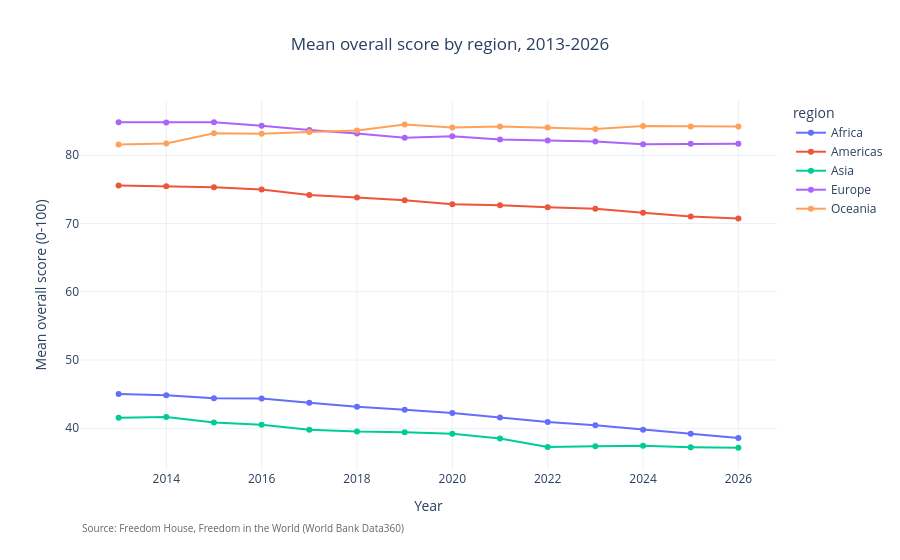

This figure's notebook cell:
### Markdown cell above
## 4. Question 2 — regional trends

**Question:** how have the regions evolved since 2013?

**Method:** one line per region, mean overall score per year.

### Code cell
region_means = total.groupby(['region', 'Year'])['Score'].mean().reset_index()

fig = create_multi_trend_chart(
    region_means,
    title='Mean overall score by region, 2013-2026',
    y_label='Mean overall score (0-100)',
    group_col='region',
)
fig.show()

### Figure 1 — Plotly figure (JSON) as saved in the notebook; plotly's stock layout.template omitted (floating-point values rounded to 4 significant figures)
{"data": [{"hovertemplate": "region=Africa<br>Year=%{x}<br>Mean overall score (0-100)=%{y}<extra></extra>", "legendgroup": "Africa", "line": {"color": "#636efa", "dash": "solid"}, "marker": {"symbol": "circle"}, "mode": "lines+markers", "name": "Africa", "orientation": "v", "showlegend": true, "type": "scatter", "x": [2013, 2014, 2015, 2016, 2017, 2018, 2019, 2020, 2021, 2022, 2023, 2024, 2025, 2026], "xaxis": "x", "y": [45.02, 44.85, 44.41, 44.35, 43.74, 43.15, 42.72, 42.24, 41.59, 40.93, 40.44, 39.8, 39.2, 38.56], "yaxis": "y"}, {"hovertemplate": "region=Americas<br>Year=%{x}<br>Mean overall score (0-100)=%{y}<extra></extra>", "legendgroup": "Americas", "line": {"color": "#EF553B", "dash": "solid"}, "marker": {"symbol": "circle"}, "mode": "lines+markers", "name": "Americas", "orientation": "v", "showlegend": true, "type": "scatter", "x": [2013, 2014, 2015, 2016, 2017, 2018, 2019, 2020, 2021, 2022, 2023, 2024, 2025, 2026], "xaxis": "x", "y": [75.58, 75.44, 75.33, 74.97, 74.17, 73.83, 73.43, 72.83, 72.69, 72.4, 72.17, 71.57, 71.03, 70.74], "yaxis": "y"}, {"hovertemplate": "region=Asia<br>Year=%{x}<br>Mean overall score (0-100)=%{y}<extra></extra>", "legendgroup": "Asia", "line": {"color": "#00cc96", "dash": "solid"}, "marker": {"symbol": "circle"}, "mode": "lines+markers", "name": "Asia", "orientation": "v", "showlegend": true, "type": "scatter", "x": [2013, 2014, 2015, 2016, 2017, 2018, 2019, 2020, 2021, 2022, 2023, 2024, 2025, 2026], "xaxis": "x", "y": [41.53, 41.65, 40.84, 40.51, 39.8, 39.51, 39.43, 39.18, 38.49, 37.27, 37.37, 37.43, 37.22, 37.14], "yaxis": "y"}, {"hovertemplate": "region=Europe<br>Year=%{x}<br>Mean overall score (0-100)=%{y}<extra></extra>", "legendgroup": "Europe", "line": {"color": "#ab63fa", "dash": "solid"}, "marker": {"symbol": "circle"}, "mode": "lines+markers", "name": "Europe", "orientation": "v", "showlegend": true, "type": "scatter", "x": [2013, 2014, 2015, 2016, 2017, 2018, 2019, 2020, 2021, 2022, 2023, 2024, 2025, 2026], "xaxis": "x", "y": [84.84, 84.82, 84.84, 84.34, 83.7, 83.2, 82.57, 82.77, 82.3, 82.16, 82.02, 81.61, 81.7, 81.7], "yaxis": "y"}, {"hovertemplate": "region=Oceania<br>Year=%{x}<br>Mean overall score (0-100)=%{y}<extra></extra>", "legendgroup": "Oceania", "line": {"color": "#FFA15A", "dash": "solid"}, "marker": {"symbol": "circle"}, "mode": "lines+markers", "name": "Oceania", "orientation": "v", "showlegend": true, "type": "scatter", "x": [2013, 2014, 2015, 2016, 2017, 2018, 2019, 2020, 2021, 2022, 2023, 2024, 2025, 2026], "xaxis": "x", "y": [81.57, 81.71, 83.21, 83.14, 83.43, 83.64, 84.5, 84.07, 84.21, 84.07, 83.86, 84.29, 84.21, 84.21], "yaxis": "y"}], "layout": {"annotations": [{"font": {"color": "#666666", "size": 10}, "showarrow": false, "text": "Source: Freedom House, Freedom in the World (World Bank Data360)", "x": 0, "xanchor": "left", "xref": "paper", "y": -0.18, "yref": "paper"}], "hovermode": "x unified", "legend": {"title": {"text": "region"}, "tracegroupgap": 0}, "margin": {"b": 90}, "title": {"text": "Mean overall score by region, 2013-2026", "x": 0.5}, "xaxis": {"anchor": "y", "domain": [0.0, 1.0], "title": {"text": "Year"}}, "yaxis": {"anchor": "x", "domain": [0.0, 1.0], "title": {"text": "Mean overall score (0-100)"}}}}
